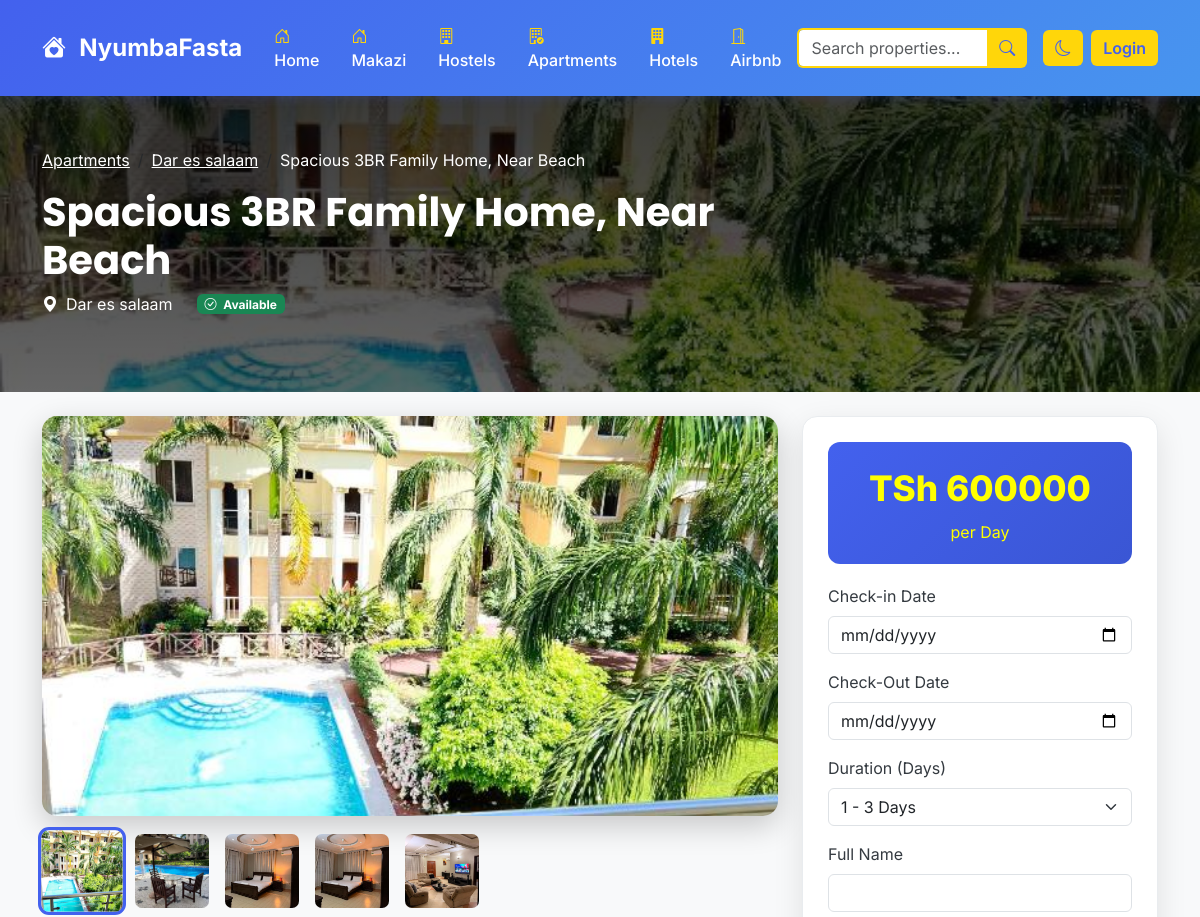
Page /apartments/2/ (upper part) on the earlier database version.
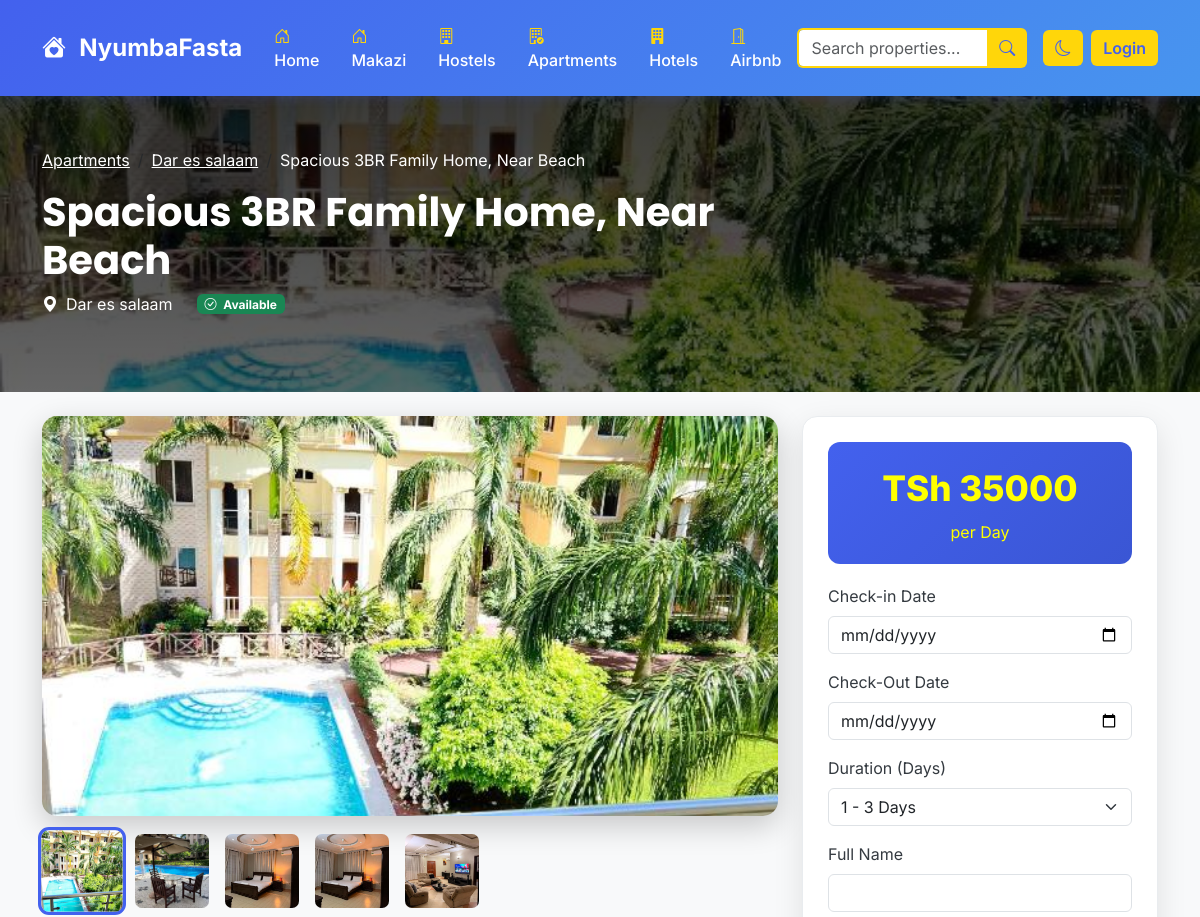
Same page on the later database version.
### makazi/models.py (models this page shows, shortened)
class Apartment(models.Model):
    APARTMENT_TYPES = [
        ('studio', 'Studio'),
        ('1bed', '1 Bedroom'),
        ('2bed', '2 Bedrooms'),
        ('3bed', '3 Bedrooms'),
        ('penthouse', 'Penthouse'),
        ('duplex', 'Duplex'),
    ]
    AMENITIES_CHOICES = [
        ('wifi', 'Wi-Fi'),
        ('parking', 'Parking'),
        ('pool', 'Swimming Pool'),
        ('gym', 'Gym'),
        ('security', '24/7 Security'),
        ('elevator', 'Elevator'),
        ('ac', 'Air Conditioning'),
        ('heating', 'Heating'),
        ('laundry', 'Laundry Facilities'),
        ('balcony', 'Balcony'),
        ('garden', 'Garden'),
        ('playground', 'Playground'),
    ]
    title = models.CharField(max_length=200)
    description = models.TextField()
    location = models.CharField(max_length=200, db_index=True)
    address = models.TextField()
    apartment_type = models.CharField(max_length=50, choices=APARTMENT_TYPES)
    price_per_month = models.DecimalField(max_digits=10, decimal_places=2)
    security_deposit = models.DecimalField(max_digits=10, decimal_places=2, default=0)
    maintenance_fee = models.DecimalField(max_digits=10, decimal_places=2, default=0)
    total_rooms = models.IntegerField(default=1)
    bedrooms = models.IntegerField(default=1)
    bathrooms = models.IntegerField(default=1)
    area_sqft = models.IntegerField()
    floor_number = models.IntegerField(default=1)
    total_floors = models.IntegerField(default=1)
    amenities = models.JSONField(default=list, blank=True)
    main_image = models.ImageField(upload_to='apartments/main/', null=True, blank=True)
    image_1 = models.ImageField(upload_to='apartments/', null=True, blank=True)
    image_2 = models.ImageField(upload_to='apartments/', null=True, blank=True)
    image_3 = models.ImageField(upload_to='apartments/', null=True, blank=True)
    image_4 = models.ImageField(upload_to='apartments/', null=True, blank=True)
    owner_name = models.CharField(max_length=100)
    owner_phone = models.CharField(max_length=20)
    owner_email = models.EmailField(blank=True)
    is_available = models.BooleanField(default=True)
    is_featured = models.BooleanField(default=False)
    is_verified = models.BooleanField(default=False)
    created_at = models.DateTimeField(auto_now_add=True)
    updated_at = models.DateTimeField(auto_now=True)
    latitude = models.DecimalField(max_digits=9, decimal_places=6, null=True, blank=True)
    longitude = models.DecimalField(max_digits=9, decimal_places=6, null=True, blank=True)
    class Meta:
        ordering = ['-created_at']
        indexes = [
            models.Index(fields=['location']),
            models.Index(fields=['price_per_month']),
            models.Index(fields=['is_available']),
            models.Index(fields=['is_featured']),
            models.Index(fields=['created_at']),
        ]
    def get_all_images(self):
        images = []
        if self.main_image:
            images.append(self.main_image.url)
        if self.image_1:
            images.append(self.image_1.url)
        if self.image_2:
            images.append(self.image_2.url)
        if self.image_3:
            images.append(self.image_3.url)
        if self.image_4:
            images.append(self.image_4.url)
        return images
    def get_total_price(self):
        return self.price_per_month + self.security_deposit + self.maintenance_fee

### makazi/views.py (the view, shortened to what this page needs)
# urls.py: path('apartments/<int:pk>/', apartment_detail, name='apartment_detail'),
def apartment_detail(request, pk):
    apartment = get_object_or_404(Apartment, pk=pk, is_available=True)
    similar_apartments = Apartment.objects.filter(
        Q(location__icontains=apartment.location) |
        Q(apartment_type=apartment.apartment_type)
    ).exclude(id=apartment.id).filter(is_available=True).order_by('?')[:4]
    reviews = apartment.reviews.filter(is_approved=True).order_by('-created_at')[:10]
    average_rating = reviews.aggregate(Avg('rating'))['rating__avg'] or 0
    booking_form = ApartmentBookingForm()
    review_form = ApartmentReviewForm()
    import datetime
    min_date = datetime.date.today().isoformat()
    max_date = (datetime.date.today() + datetime.timedelta(days=365)).isoformat()
    total_price = apartment.get_total_price()
    context = {
        'apartment': apartment,
        'similar_apartments': similar_apartments,
        'reviews': reviews,
        'average_rating': average_rating,
        'booking_form': booking_form,
        'review_form': review_form,
        'min_date': min_date,
        'max_date': max_date,
        'total_price': total_price,
    }
    return render(request, 'apartments/detail.html', context)

### templates/apartments/detail.html (shortened to what this page needs)
{% extends 'base.html' %}
{% load static %}
{% block content %}
<section class="apartment-detail-hero">
    <div class="container">
        <div class="row">
            <div class="col-lg-8">
                <nav aria-label="breadcrumb">
                    <ol class="breadcrumb">
                        <li class="breadcrumb-item"><a href="{% url 'makazi:apartments_list' %}" class="text-white">Apartments</a></li>
                        <li class="breadcrumb-item"><a href="{% url 'makazi:apartments_list' %}?location={{ apartment.location }}" class="text-white">{{ apartment.location }}</a></li>
                        <li class="breadcrumb-item active text-white" aria-current="page">{{ apartment.title }}</li>
                    </ol>
                </nav>
                <h1 class="fw-bold mb-2">{{ apartment.title }}</h1>
                <div class="d-flex align-items-center gap-4 mb-3">
                    <div class="d-flex align-items-center">
                        <i class="bi bi-geo-alt-fill me-2"></i>
                        <span>{{ apartment.location }}</span>
                    </div>
                    {% if apartment.is_available %}
                    <span class="badge bg-success">
                        <i class="bi bi-check-circle me-1"></i> Available
                    </span>
                    {% endif %}
                </div>
            </div>
        </div>
    </div>
</section>
<section class="py-4">
    <div class="container">
        <div class="row">
            <div class="col-lg-8">
                <div class="main-image-container">
                    {% if apartment.main_image %}
                        <img src="{{ apartment.main_image.url }}"
                             alt="{{ apartment.title }}"
                             id="mainImage">
                    {% else %}
                        <div class="d-flex flex-column align-items-center justify-content-center text-white"
                             style="height: 100%; background: linear-gradient(135deg, #4361ee 0%, #3a56d4 100%);">
                            <i class="bi bi-building fs-1"></i>
                            <p class="mt-2">No Image Available</p>
                        </div>
                    {% endif %}
                </div>
                {% with images=apartment.get_all_images %}
                {% if images|length > 1 %}
                <div class="thumbnail-images">
                    {% for image_url in images %}
                    <div class="thumbnail {% if forloop.first %}active{% endif %}"
                         onclick="changeMainImage('{{ image_url }}', this)">
                        <img src="{{ image_url }}" alt="Apartment image {{ forloop.counter }}">
                    </div>
                    {% endfor %}
                </div>
                {% endif %}
                {% endwith %}
            </div>
            <div class="col-lg-4">
                <div class="booking-card">
                    <div class="price-display">
                        <div style="color: yellow;" class="monthly-price">
                            TSh {{ apartment.price_per_month|floatformat:0 }}
                        </div>
                        <div style="color: yellow;">per Day</div>
                    </div>
                    <form method="post" id="bookingForm">
                        <div class="mb-3">
                            <label class="form-label">Check-in Date</label>
                            <input type="date" class="form-control" name="check_in_date" required>
                        </div><div class="mb-3">
                            <label class="form-label">Check-Out Date</label>
                            <input type="date" class="form-control" name="check_out_date" required>
                        </div>
                        <div class="mb-3">
                            <label class="form-label">Duration (Days)</label>
                            <select class="form-select" name="duration_months">
                                <option value="1">1 - 3 Days</option>
                            </select>
                        </div>
                        <div class="mb-3">
                            <label class="form-label">Full Name</label>
                            <input type="text" class="form-control" name="customer_name" required>
                        </div>
                    </form>
                </div>
            </div>
        </div>
    </div>
</section>
{% endblock %}

### templates/base.html (shortened to what this page needs)
{% load static %}
<!DOCTYPE html>
<html lang="en" data-bs-theme="light">
<head>
    <link href="https://cdn.jsdelivr.net/npm/bootstrap@5.3.0/dist/css/bootstrap.min.css" rel="stylesheet">
    <link rel="stylesheet" href="https://cdn.jsdelivr.net/npm/bootstrap-icons@1.11.0/font/bootstrap-icons.css">
    <link rel="stylesheet" href="https://cdnjs.cloudflare.com/ajax/libs/animate.css/4.1.1/animate.min.css">
    <link rel="stylesheet" href="{% static 'css/style.css' %}">
</head>
<body class="preload">
    <nav class="navbar navbar-expand-lg navbar-light fixed-top bg-blue">
        <div class="container">
            <a style="color: white;" class="navbar-brand" href="{% url 'makazi:home' %}">
                <i class="bi bi-house-heart-fill me-2 text-white"></i>
                <span class="fw-bold text-white">NyumbaFasta</span>
            </a>
            <div class="collapse navbar-collapse" id="navbarNav">
                <ul class="navbar-nav mx-auto">
                    <li class="nav-item">
                        <a class="nav-link text-white" href="{% url 'makazi:home' %}">
                            <i class="bi bi-house-door me-1 text-yellow"></i>Home
                        </a>
                    </li>
                    <li class="nav-item">
                        <a class="nav-link text-white" href="{% url 'makazi:listings' %}">
                            <i class="bi bi-house-door me-1 text-yellow"></i>Makazi
                        </a>
                    </li>
                    <li class="nav-item">
                        <a class="nav-link text-white" href="{% url 'makazi:hostels_list' %}">
                            <i class="bi bi-building me-1 text-yellow"></i>Hostels
                        </a>
                    </li>
                    <li class="nav-item">
                        <a class="nav-link text-white" href="{% url 'makazi:apartments_list' %}">
                            <i class="bi bi-building-check me-1 text-yellow"></i>Apartments
                        </a>
                    </li>
                    <li class="nav-item">
                        <a class="nav-link text-white coming-soon" href="#" data-bs-toggle="modal" data-bs-target="#featureComingSoonModal">
                            <i class="bi bi-building-fill me-1 text-yellow"></i>Hotels
                        </a>
                    </li>
                    <li class="nav-item">
                        <a class="nav-link text-white" href="https://www.airbnb.com/tanzania/stays" target="_blank">
                            <i class="bi bi-door-open me-1 text-yellow"></i>Airbnb
                        </a>
                    </li>
                </ul>
                <form class="d-flex me-3" action="{% url 'makazi:listings' %}" method="get">
                    <div class="input-group">
                        <input type="text"
                               class="form-control border-yellow"
                               id="searchInput"
                               name="q"
                               placeholder="Search properties..."
                               value="{{ request.GET.q }}">
                        <button class="btn btn-yellow" type="submit" id="searchButton">
                            <i class="bi bi-search"></i>
                        </button>
                    </div>
                </form>
                <button class="btn btn-yellow me-2" id="themeToggle"
                        aria-label="Toggle theme">
                    <i class="bi bi-moon text-blue"></i>
                </button>
                {% if user.is_authenticated %}
                <div class="dropdown">
                    <button class="btn btn-yellow dropdown-toggle" type="button" data-bs-toggle="dropdown">
                        <i class="bi bi-person-circle text-blue"></i>
                    </button>
                    <ul class="dropdown-menu bg-blue">
                        <li><a class="dropdown-item text-white bg-blue-hover" href="#"><i class="bi bi-person me-2 text-yellow"></i>Profile</a></li>
                        <li><a class="dropdown-item text-white bg-blue-hover" href="{% url 'makazi:my_bookings' %}"><i class="bi bi-calendar-check me-2 text-yellow"></i>My Bookings</a></li>
                        <li><a class="dropdown-item text-white bg-blue-hover" href="#"><i class="bi bi-heart me-2 text-yellow"></i>Favorites</a></li>
                        <li><hr class="dropdown-divider"></li>
                        <li><a class="dropdown-item text-white bg-blue-hover" href="#"><i class="bi bi-box-arrow-right me-2 text-yellow"></i>Logout</a></li>
                    </ul>
                </div>
                {% else %}
                <a href="#" class="btn btn-yellow">Login</a>
                {% endif %}
            </div>
        </div>
    </nav>
    <main id="main-content" class="pt-5">
        {% block content %}{% endblock %}
    </main>
</body>
</html>

Differences in the rows shown:
changed Apartment "Spacious 3BR Family Home, Near Beach": price_per_month "600000" → "35000"
